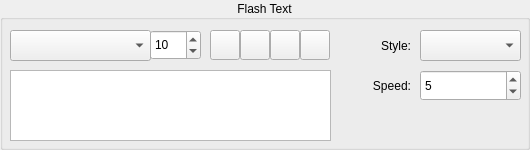
<?xml version="1.0" encoding="UTF-8"?>
<ui version="4.0">
 <class>FlashTextAttrCfger</class>
 <widget class="QGroupBox" name="FlashTextAttrCfger">
  <property name="geometry">
   <rect>
    <x>0</x>
    <y>0</y>
    <width>530</width>
    <height>150</height>
   </rect>
  </property>
  <property name="title">
   <string>Flash Text</string>
  </property>
  <property name="alignment">
   <set>Qt::AlignCenter</set>
  </property>
  <property name="flat">
   <bool>true</bool>
  </property>
  <widget class="QLabel" name="labelDirection">
   <property name="geometry">
    <rect>
     <x>350</x>
     <y>70</y>
     <width>61</width>
     <height>31</height>
    </rect>
   </property>
   <property name="text">
    <string>Speed:</string>
   </property>
   <property name="alignment">
    <set>Qt::AlignRight|Qt::AlignTrailing|Qt::AlignVCenter</set>
   </property>
  </widget>
  <widget class="QComboBox" name="comboBoxStyle">
   <property name="geometry">
    <rect>
     <x>420</x>
     <y>30</y>
     <width>101</width>
     <height>31</height>
    </rect>
   </property>
   <property name="iconSize">
    <size>
     <width>64</width>
     <height>8</height>
    </size>
   </property>
  </widget>
  <widget class="QSpinBox" name="spinBoxSpeed">
   <property name="geometry">
    <rect>
     <x>420</x>
     <y>70</y>
     <width>101</width>
     <height>31</height>
    </rect>
   </property>
   <property name="maximum">
    <number>20</number>
   </property>
   <property name="value">
    <number>5</number>
   </property>
  </widget>
  <widget class="QLabel" name="labelStyle">
   <property name="geometry">
    <rect>
     <x>350</x>
     <y>30</y>
     <width>61</width>
     <height>31</height>
    </rect>
   </property>
   <property name="text">
    <string>Style:</string>
   </property>
   <property name="alignment">
    <set>Qt::AlignRight|Qt::AlignTrailing|Qt::AlignVCenter</set>
   </property>
  </widget>
  <widget class="QPushButton" name="underLine">
   <property name="geometry">
    <rect>
     <x>270</x>
     <y>30</y>
     <width>30</width>
     <height>30</height>
    </rect>
   </property>
   <property name="toolTip">
    <string>Underline</string>
   </property>
   <property name="icon">
    <iconset>
     <normaloff>image/icon/text_underline_64.png</normaloff>image/icon/text_underline_64.png</iconset>
   </property>
   <property name="checkable">
    <bool>true</bool>
   </property>
   <property name="flat">
    <bool>false</bool>
   </property>
  </widget>
  <widget class="QPushButton" name="bold">
   <property name="geometry">
    <rect>
     <x>210</x>
     <y>30</y>
     <width>30</width>
     <height>30</height>
    </rect>
   </property>
   <property name="toolTip">
    <string>Bold</string>
   </property>
   <property name="icon">
    <iconset>
     <normaloff>image/icon/text_bold_64.png</normaloff>image/icon/text_bold_64.png</iconset>
   </property>
   <property name="checkable">
    <bool>true</bool>
   </property>
  </widget>
  <widget class="QSpinBox" name="point">
   <property name="geometry">
    <rect>
     <x>150</x>
     <y>30</y>
     <width>51</width>
     <height>30</height>
    </rect>
   </property>
   <property name="toolTip">
    <string>Font size</string>
   </property>
   <property name="maximum">
    <number>512</number>
   </property>
   <property name="value">
    <number>10</number>
   </property>
  </widget>
  <widget class="QPushButton" name="italic">
   <property name="geometry">
    <rect>
     <x>240</x>
     <y>30</y>
     <width>30</width>
     <height>30</height>
    </rect>
   </property>
   <property name="toolTip">
    <string>Italic</string>
   </property>
   <property name="icon">
    <iconset>
     <normaloff>image/icon/text_italic_64.png</normaloff>image/icon/text_italic_64.png</iconset>
   </property>
   <property name="checkable">
    <bool>true</bool>
   </property>
  </widget>
  <widget class="QPushButton" name="fgColor">
   <property name="geometry">
    <rect>
     <x>300</x>
     <y>30</y>
     <width>30</width>
     <height>30</height>
    </rect>
   </property>
   <property name="toolTip">
    <string>Foreground Color</string>
   </property>
   <property name="icon">
    <iconset>
     <normaloff>image/icon/color_text_64.png</normaloff>image/icon/color_text_64.png</iconset>
   </property>
  </widget>
  <widget class="LineEditor" name="textEdit">
   <property name="geometry">
    <rect>
     <x>10</x>
     <y>70</y>
     <width>321</width>
     <height>71</height>
    </rect>
   </property>
   <property name="font">
    <font>
     <pointsize>11</pointsize>
    </font>
   </property>
  </widget>
  <widget class="QComboBox" name="comboBoxFontType">
   <property name="geometry">
    <rect>
     <x>10</x>
     <y>30</y>
     <width>141</width>
     <height>31</height>
    </rect>
   </property>
  </widget>
 </widget>
 <customwidgets>
  <customwidget>
   <class>LineEditor</class>
   <extends>QTextEdit</extends>
   <header>LineEditor.h</header>
  </customwidget>
 </customwidgets>
 <resources/>
 <connections/>
</ui>
